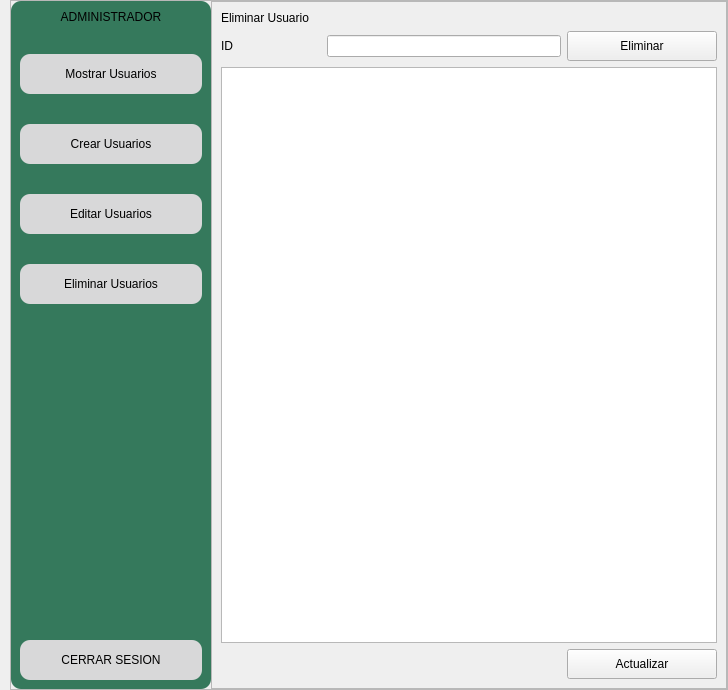
         <widget class="QWidget" name="pgEliminarUsuarioAdmin">
          <layout class="QHBoxLayout" name="horizontalLayout_25">
           <property name="spacing">
            <number>0</number>
           </property>
           <property name="leftMargin">
            <number>10</number>
           </property>
           <property name="topMargin">
            <number>0</number>
           </property>
           <property name="rightMargin">
            <number>0</number>
           </property>
           <property name="bottomMargin">
            <number>0</number>
           </property>
           <item>
            <widget class="QFrame" name="frame_21">
             <property name="frameShape">
              <enum>QFrame::StyledPanel</enum>
             </property>
             <property name="frameShadow">
              <enum>QFrame::Raised</enum>
             </property>
             <layout class="QHBoxLayout" name="horizontalLayout_24">
              <property name="spacing">
               <number>0</number>
              </property>
              <property name="leftMargin">
               <number>0</number>
              </property>
              <property name="topMargin">
               <number>0</number>
              </property>
              <property name="rightMargin">
               <number>0</number>
              </property>
              <property name="bottomMargin">
               <number>0</number>
              </property>
              <item>
               <widget class="QFrame" name="frame_22">
                <property name="minimumSize">
                 <size>
                  <width>200</width>
                  <height>0</height>
                 </size>
                </property>
                <property name="maximumSize">
                 <size>
                  <width>200</width>
                  <height>16777215</height>
                 </size>
                </property>
                <property name="styleSheet">
                 <string notr="true">background-color: #35795c;
border-radius:10px;</string>
                </property>
                <property name="frameShape">
                 <enum>QFrame::StyledPanel</enum>
                </property>
                <property name="frameShadow">
                 <enum>QFrame::Raised</enum>
                </property>
                <layout class="QVBoxLayout" name="verticalLayout_26">
                 <property name="spacing">
                  <number>30</number>
                 </property>
                 <item>
                  <widget class="QLabel" name="label_23">
                   <property name="styleSheet">
                    <string notr="true">font: 87 11pt &quot;Arial Black&quot;;</string>
                   </property>
                   <property name="text">
                    <string>ADMINISTRADOR</string>
                   </property>
                   <property name="alignment">
                    <set>Qt::AlignCenter</set>
                   </property>
                  </widget>
                 </item>
                 <item>
                  <widget class="QPushButton" name="btnMostrarUsuarioAdmin1_4">
                   <property name="minimumSize">
                    <size>
                     <width>0</width>
                     <height>40</height>
                    </size>
                   </property>
                   <property name="styleSheet">
                    <string notr="true">QPushButton{
background-color: #d8d8d9;
font: 87 10pt &quot;Arial Black&quot;;
color: rgb(0, 0, 0);
border-radius:10px;

}

QPushButton:hover{
background-color: #c8c8c9;
color: rgb(0, 0, 0);
border-radius:10px;
}</string>
                   </property>
                   <property name="text">
                    <string>Mostrar Usuarios</string>
                   </property>
                  </widget>
                 </item>
                 <item>
                  <widget class="QPushButton" name="btnCrearUsuarioAdmin1_4">
                   <property name="minimumSize">
                    <size>
                     <width>0</width>
                     <height>40</height>
                    </size>
                   </property>
                   <property name="styleSheet">
                    <string notr="true">QPushButton{
background-color: #d8d8d9;
font: 87 10pt &quot;Arial Black&quot;;
color: rgb(0, 0, 0);
border-radius:10px;

}

QPushButton:hover{
background-color: #c8c8c9;
color: rgb(0, 0, 0);
border-radius:10px;
}</string>
                   </property>
                   <property name="text">
                    <string>Crear Usuarios</string>
                   </property>
                  </widget>
                 </item>
                 <item>
                  <widget class="QPushButton" name="btnEditarUsuarioAdmin1_4">
                   <property name="minimumSize">
                    <size>
                     <width>0</width>
                     <height>40</height>
                    </size>
                   </property>
                   <property name="styleSheet">
                    <string notr="true">QPushButton{
background-color: #d8d8d9;
font: 87 10pt &quot;Arial Black&quot;;
color: rgb(0, 0, 0);
border-radius:10px;

}

QPushButton:hover{
background-color: #c8c8c9;
color: rgb(0, 0, 0);
border-radius:10px;
}</string>
                   </property>
                   <property name="text">
                    <string>Editar Usuarios</string>
                   </property>
                  </widget>
                 </item>
                 <item>
                  <widget class="QPushButton" name="btnEliminarUsuarioAdmin1_4">
                   <property name="minimumSize">
                    <size>
                     <width>0</width>
                     <height>40</height>
                    </size>
                   </property>
                   <property name="styleSheet">
                    <string notr="true">QPushButton{
background-color: #d8d8d9;
font: 87 10pt &quot;Arial Black&quot;;
color: rgb(0, 0, 0);
border-radius:10px;

}

QPushButton:hover{
background-color: #c8c8c9;
color: rgb(0, 0, 0);
border-radius:10px;
}</string>
                   </property>
                   <property name="text">
                    <string>Eliminar Usuarios</string>
                   </property>
                  </widget>
                 </item>
                 <item>
                  <spacer name="verticalSpacer_33">
                   <property name="orientation">
                    <enum>Qt::Vertical</enum>
                   </property>
                   <property name="sizeHint" stdset="0">
                    <size>
                     <width>20</width>
                     <height>306</height>
                    </size>
                   </property>
                  </spacer>
                 </item>
                 <item>
                  <widget class="QPushButton" name="btnCerrarSesionAdmin1_4">
                   <property name="minimumSize">
                    <size>
                     <width>0</width>
                     <height>40</height>
                    </size>
                   </property>
                   <property name="styleSheet">
                    <string notr="true">QPushButton{
background-color: #d8d8d9;
font: 87 9pt &quot;Arial Black&quot;;
color: rgb(0, 0, 0);
border-radius:10px;

}

QPushButton:hover{
background-color: #c8c8c9;
color: rgb(0, 0, 0);
border-radius:10px;
}</string>
                   </property>
                   <property name="text">
                    <string>CERRAR SESION</string>
                   </property>
                   <property name="icon">
                    <iconset>
                     <normaloff>Imagenes/logo cerrar sesion.png</normaloff>Imagenes/logo cerrar sesion.png</iconset>
                   </property>
                  </widget>
                 </item>
                </layout>
               </widget>
              </item>
              <item>
               <widget class="QFrame" name="frame_23">
                <property name="frameShape">
                 <enum>QFrame::StyledPanel</enum>
                </property>
                <property name="frameShadow">
                 <enum>QFrame::Raised</enum>
                </property>
                <layout class="QVBoxLayout" name="verticalLayout_17">
                 <item>
                  <widget class="QLabel" name="label_26">
                   <property name="styleSheet">
                    <string notr="true">font: 87 16pt &quot;Arial Black&quot;;</string>
                   </property>
                   <property name="text">
                    <string>Eliminar Usuario</string>
                   </property>
                  </widget>
                 </item>
                 <item>
                  <layout class="QHBoxLayout" name="horizontalLayout_59">
                   <item>
                    <widget class="QLabel" name="label_56">
                     <property name="minimumSize">
                      <size>
                       <width>100</width>
                       <height>30</height>
                      </size>
                     </property>
                     <property name="maximumSize">
                      <size>
                       <width>100</width>
                       <height>30</height>
                      </size>
                     </property>
                     <property name="styleSheet">
                      <string notr="true">font: 87 11pt &quot;Arial Black&quot;;</string>
                     </property>
                     <property name="text">
                      <string>ID</string>
                     </property>
                    </widget>
                   </item>
                   <item>
                    <widget class="QLineEdit" name="idEliminarUsuarioAdmin"/>
                   </item>
                   <item>
                    <widget class="QPushButton" name="btnEliminarUsuarioAdmin">
                     <property name="minimumSize">
                      <size>
                       <width>150</width>
                       <height>30</height>
                      </size>
                     </property>
                     <property name="maximumSize">
                      <size>
                       <width>150</width>
                       <height>30</height>
                      </size>
                     </property>
                     <property name="styleSheet">
                      <string notr="true">font: 87 11pt &quot;Arial Black&quot;;</string>
                     </property>
                     <property name="text">
                      <string>Eliminar</string>
                     </property>
                    </widget>
                   </item>
                  </layout>
                 </item>
                 <item>
                  <widget class="QTableWidget" name="tableEliminarUsuarioAdmin"/>
                 </item>
                 <item>
                  <layout class="QHBoxLayout" name="horizontalLayout_60">
                   <item>
                    <widget class="QLabel" name="labelInfoEliminarUsuariosAdmin">
                     <property name="minimumSize">
                      <size>
                       <width>300</width>
                       <height>30</height>
                      </size>
                     </property>
                     <property name="maximumSize">
                      <size>
                       <width>300</width>
                       <height>30</height>
                      </size>
                     </property>
                     <property name="styleSheet">
                      <string notr="true">font: 87 10pt &quot;Arial Black&quot;;</string>
                     </property>
                     <property name="text">
                      <string/>
                     </property>
                    </widget>
                   </item>
                   <item>
                    <spacer name="horizontalSpacer_18">
                     <property name="orientation">
                      <enum>Qt::Horizontal</enum>
                     </property>
                     <property name="sizeHint" stdset="0">
                      <size>
                       <width>40</width>
                       <height>20</height>
                      </size>
                     </property>
                    </spacer>
                   </item>
                   <item>
                    <widget class="QPushButton" name="btnActualizarTablaEliminarUsuarioAdmin">
                     <property name="minimumSize">
                      <size>
                       <width>150</width>
                       <height>30</height>
                      </size>
                     </property>
                     <property name="styleSheet">
                      <string notr="true">font: 87 13pt &quot;Arial Black&quot;;
color: rgb(0, 0, 0);</string>
                     </property>
                     <property name="text">
                      <string>Actualizar</string>
                     </property>
                    </widget>
                   </item>
                  </layout>
                 </item>
                </layout>
               </widget>
              </item>
             </layout>
            </widget>
           </item>
          </layout>
         </widget>
